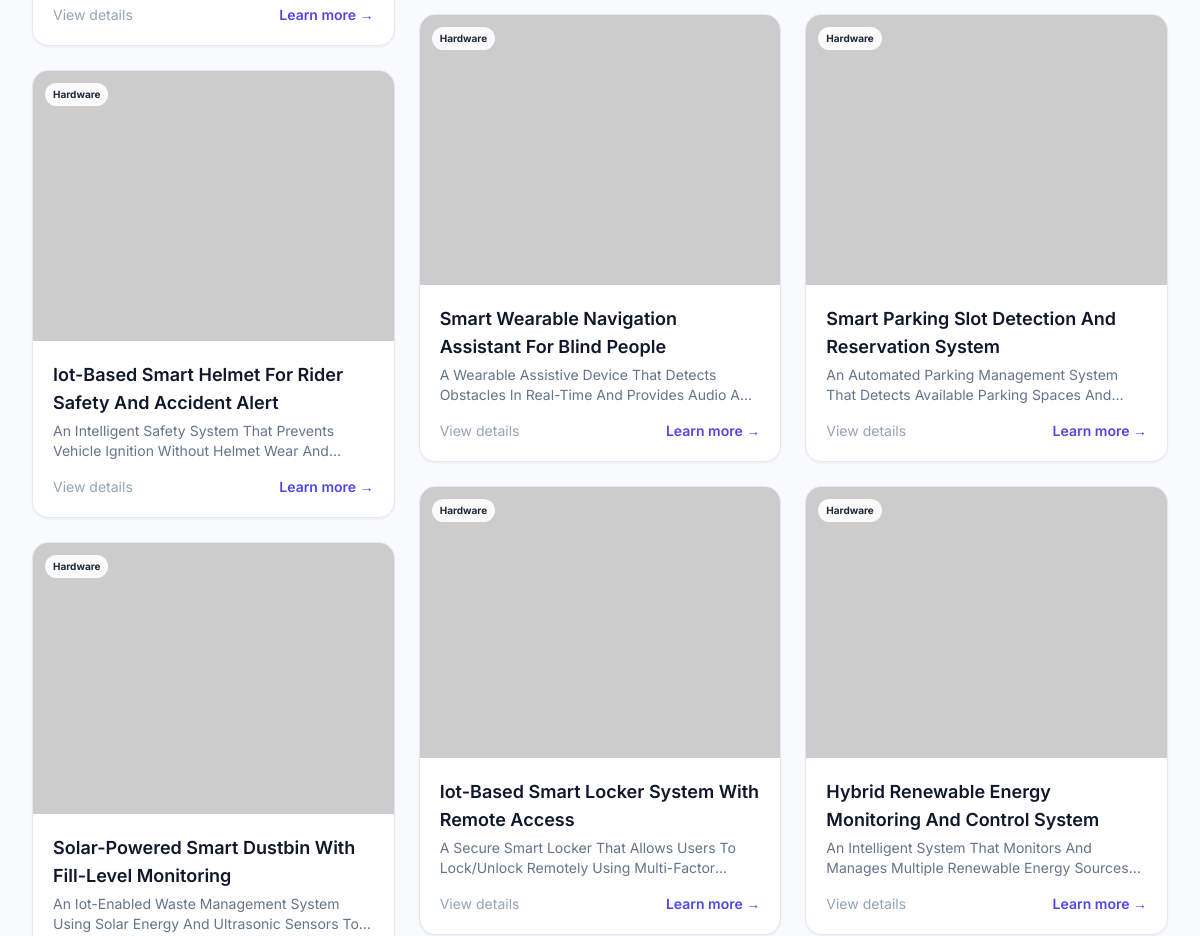
The app's page /productlist/?productcat=hardware (middle part), older data.
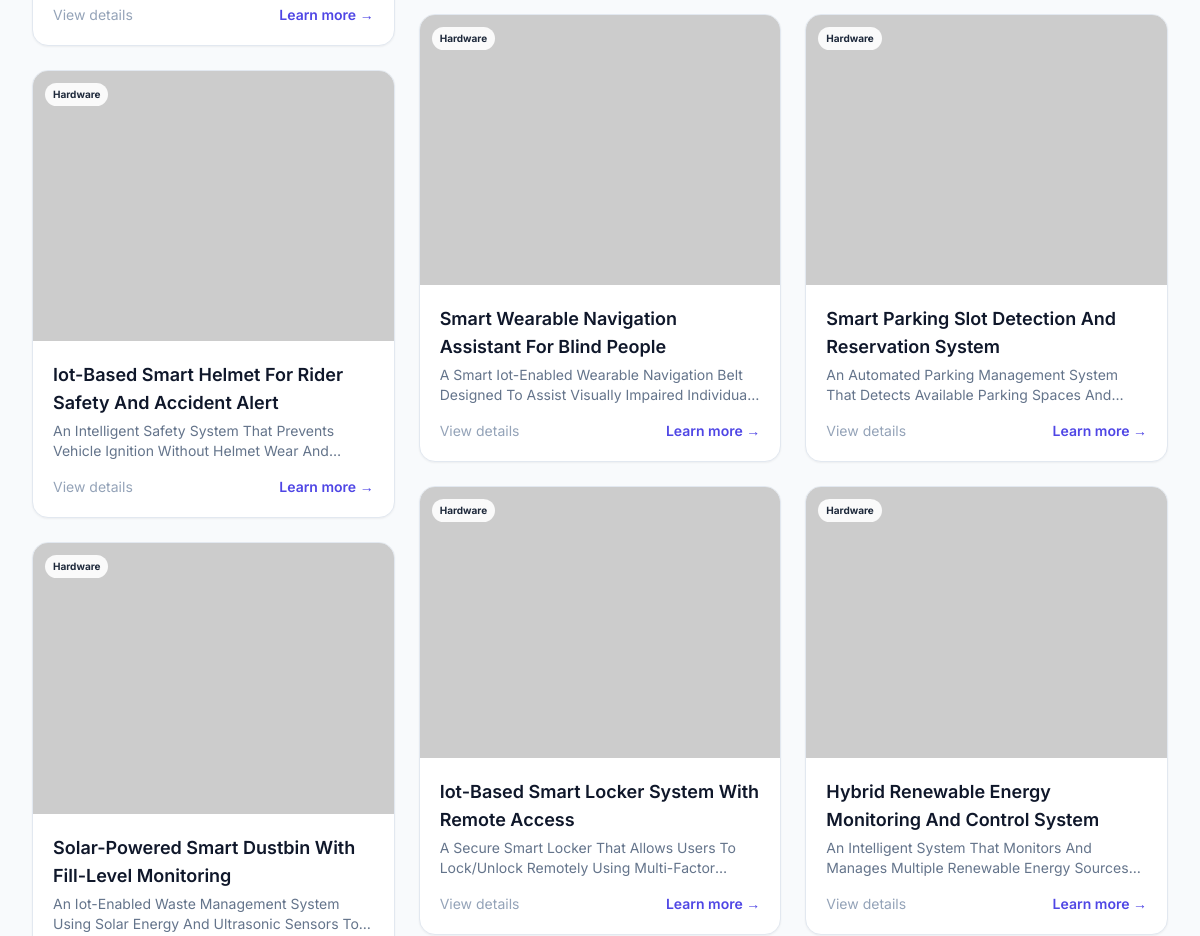
The same page, newer data.
### mainapp/models.py (models this page shows, shortened)
class ProductBase(models.Model):
    prodid = models.AutoField(primary_key=True)
    productname = models.TextField(default="*")
    mainimgbasetxt = models.TextField(default="*")
    prodtags = models.TextField(default="*")
    prodcost = models.TextField(default="*")
    highlighttitle = models.TextField(default="*")
    prodinfo = models.TextField(default="*")
    gallery = models.TextField(default="*")  # ; separated image links
    ytlinks = models.TextField(default="*")
    components = models.TextField(
        default="*",
        help_text=(
            "Semicolon-separated component image URLs. "
            "Optional label: Label|https://example.com/part.jpg"
        ),
    )
    documents = models.TextField(
        default="*",
        help_text=(
            "Semicolon-separated document URLs (ppt, pptx, pdf, doc, docx, xls, xlsx, …). "
            "Optional label: Label|https://example.com/file.pdf"
        ),
    )
    timestamp = models.DateTimeField(auto_now_add=True)
    category_slug = ""
    category_name = ""
    class Meta:
        abstract = True
        ordering = ["-timestamp"]
    @property
    def category_label(self) -> str:
        return self.category_name or self.category_slug

class Project_Hardware(ProductBase):
    category_slug = "hardware"
    category_name = "Hardware"
    class Meta(ProductBase.Meta):
        verbose_name = "Project Hardware"
        verbose_name_plural = "Project Hardware"

### mainapp/views/product.py (the view, shortened to what this page needs)
# urls.py: path('productlist/', views.productlist, name='productlist'),
def productlist(request):
    try:
        category_raw = request.GET.get("productcat", "").strip()
        searchQuery = request.GET.get("q", "").strip()
        active_category = resolve_category(category_raw)
        category = (
            active_category.slug
            if active_category
            else (canonical_slug(category_raw) if category_raw else "")
        )
        if category and get_product_model(category) is None and not active_category:
            products = []
        else:
            products = list_products(
                category_slug=category or None,
                search_query=searchQuery,
            )
        productListcount = len(products)
        page_obj, base_qs = paginate(request, products, PRODUCTS_PER_PAGE)
        quickFilters = getQuickFilters(active_category or category)
        content = {
            "productList": page_obj,
            "page_obj": page_obj,
            "base_qs": base_qs,
            "productListcount": productListcount,
            "searchQuery": searchQuery,
            "quickFilters": quickFilters,
            "active_productcat": category,
            "category_display_name": (
                active_category.name if active_category else (category or "")
            ),
            "catalog_categories": ProductCategory.objects.filter(is_active=True),
        }
        template = (
            "ProductSection/_product_results.html"
            if isAjaxRequest(request)
            else "ProductSection/productlist.html"
        )
        return render(request, template, content)
    except DjangoDbError as error:
        logger.warning("Database error in productlist: %s", error)
        return render(
            request,
            "ProductSection/productlist.html",
            {"error": "The catalog is temporarily unavailable. Please try again shortly."},
            status=500,
        )

### mainapp/models.py (called while the page is built)
    @property
    def hashtag_list(self) -> list[str]:
        return [t.strip() for t in (self.hashtags or "").split(",") if t.strip()]

### mainapp/product_catalog.py (called while the page is built)
def get_product_model(slug: str):
    key = canonical_slug(slug)
    return CATEGORY_PRODUCT_MODELS.get(key)

def list_products(*, category_slug: str | None = None, search_query: str = ""):
    models = []
    if category_slug:
        Model = get_product_model(category_slug)
        if Model is not None:
            models = [Model]
    else:
        models = ALL_PRODUCT_MODELS
    items = []
    for Model in models:
        qs = Model.objects.all()
        if search_query:
            qs = qs.filter(search_filter_q(search_query))
        items.extend(list(qs))
    items.sort(key=lambda p: p.timestamp or p.prodid, reverse=True)
    return items

### mainapp/product_categories_data.py (called while the page is built)
def canonical_slug(value: str) -> str:
    v = (value or "").strip().lower()
    return LEGACY_TO_SLUG.get(v, v)

### mainapp/views/_shared.py (called while the page is built)
def isAjaxRequest(request):
    return request.headers.get('X-Requested-With') == 'XMLHttpRequest'

### mainapp/templates/ProductSection/productlist.html (shortened to what this page needs)
{% extends "systemsetup/base.html" %}
{% load static %}
{% block content %}
<div data-ajax-filter data-ajax-target="#productResults">
  <div id="productResults">
    {% include "ProductSection/_product_results.html" %}
  </div>
</div>
{% endblock %}

### mainapp/templates/ProductSection/_product_results.html (shortened to what this page needs)
{% load price_filters %}
<section class="pb-8">
  {% if productList %}
  <div class="product-masonry columns-1 sm:columns-2 lg:columns-3 gap-6">
    {% for product in productList %}
    <div class="break-inside-avoid mb-6 bg-white dark:bg-slate-900 rounded-2xl overflow-hidden border border-slate-200 dark:border-slate-700 shadow-sm hover:shadow-lg hover:-translate-y-0.5 transition">
      <a href="{% url 'productinfo' product.category_slug product.prodid %}" class="block group">
        <div class="relative bg-slate-100 dark:bg-slate-800">
          <img
            src="{{ product.mainimgbasetxt }}"
            alt="{{ product.productname }}"
            loading="lazy"
            decoding="async"
            class="group-hover:scale-[1.02] transition duration-300"
            onerror="this.src='https://via.placeholder.com/400x300?text=Product+Image'"
          />
          {% if product.category_label %}
          <span class="absolute top-3 left-3 rounded-full bg-white/90 dark:bg-slate-900/90 text-slate-800 dark:text-slate-100 text-[10px] font-bold px-2 py-1">{{ product.category_label }}</span>
          {% endif %}
        </div>
        <div class="p-5">
          <h2 class="text-lg font-semibold text-slate-900 dark:text-white group-hover:text-brand-600 mb-1">{{ product.productname | title }}</h2>
          <p class="text-sm text-slate-500 dark:text-slate-400 line-clamp-2">{{ product.highlighttitle | title }}</p>
          <div class="mt-4 flex items-center justify-between">
            {% if product.prodcost and product.prodcost != '*' %}
            <span class="text-sm font-bold text-slate-900 dark:text-white">₹{{ product.prodcost|price }}</span>
            {% else %}
            <span class="text-sm text-slate-400 dark:text-slate-500">View details</span>
            {% endif %}
            <span class="text-sm font-semibold text-brand-600 dark:text-brand-400">Learn more →</span>
          </div>
        </div>
        </a>
      </div>
      {% endfor %}
    </div>
  {% endif %}
</section>

Row changes from the older to the newer data that the page shows:
changed Project_Hardware "Smart Wearable Navigation Assistant For Blind People": highlighttitle "A Wearable Assistive Device That Detects Obstacles In Real-Time And Provides Audio…" → "A Smart Iot-Enabled Wearable Navigation Belt Designed To Assist Visually Impaired…"
